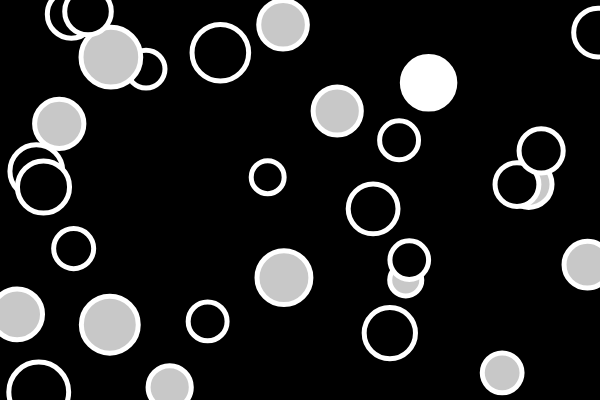
Frame 1 (no input)
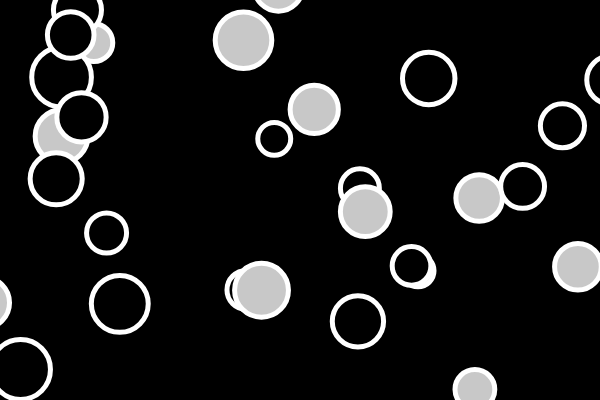
Frame 60 (no input)
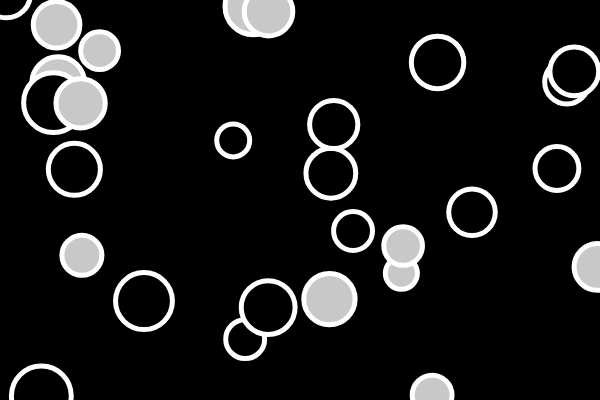
Frame 120 (the mouse pressed at the canvas centre since frame 60)

The p5.js sketch that drew these frames (run headless with seeded random() and noise() and a simulated clock; from frame 60 on, the mouse is pressed at the canvas centre):

// p5.js sketch
// ── sketch.js
let bubbles = [];

function setup() {
  createCanvas(600, 400);
  for(let i = 0; i < 30; i++)
  {
    x = random(600);
    y = random(400);
    r = random(30,60);
    bubbles[i] = new Bubble(x,y,r,5,5);
  }
}

function draw() {
  background(0);
  
  for(let b of bubbles)
  {
    b.Show();
    b.Move();
    let overlapping = false;
    
    for(let other of bubbles)
    {
      if(b != other && b.Inter(other))
         {
           overlapping = true;
         }  
      }
      
    if(overlapping == true)
    {
      fill(200);
    }
    else
    {
      fill(0);
    }
    }
  
}

// ── bubble.js
class Bubble
{
   constructor(x,y,rad,xspeed,yspeed)
  {
    this.x = x;
    this.y = y;
    this.rad = rad;
    this.xspeed = xspeed;
    this.yspeed = yspeed;
    this.bright = 0;
  }
  
  Inter(other)
  {
    let d = dist(this.x,this.y,other.x,other.y);
    // divided by 2 due to diameter - not raduis
    return (d < (this.rad + other.rad) / 2);
  }
  
  Change(bright)
  {
    this.brightmess = bright;
    return this.brightess;
  }
  
  Show(bright)
  {
    stroke(255);
    strokeWeight(5);
    ellipse(this.x,this.y,this.rad);
    fill(this.bright);
  }
  
  Move()
  {
    this.x += random(-this.xspeed,this.xspeed);
    this.y += random(-this.yspeed,this.yspeed);
  }
  
}
